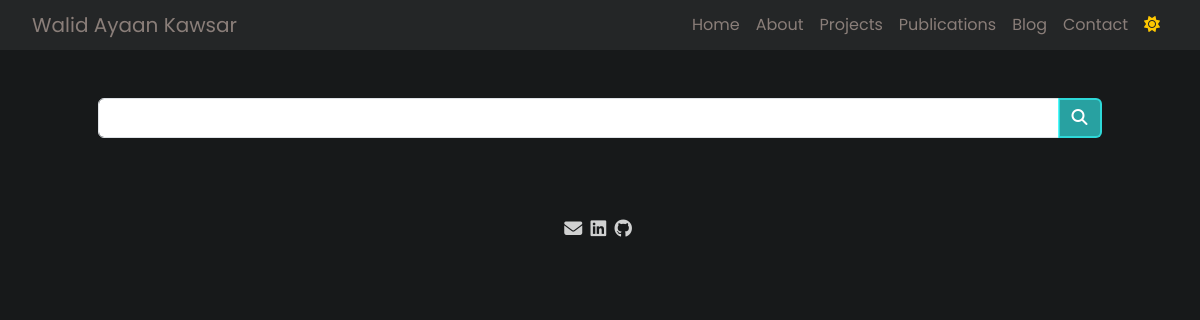
Before: /blog/ with the older database file.
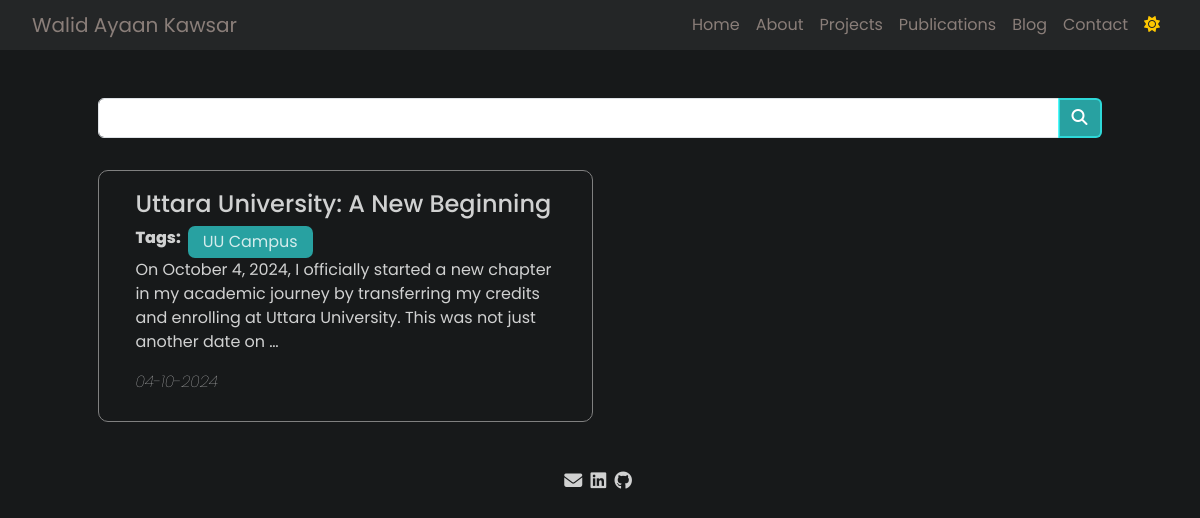
After: the same page with the newer database file.
### main/models.py (models this page shows)
class Blog(models.Model):
    name = models.CharField(max_length=100, blank=True, null=True)
    picture = models.ImageField(upload_to='picture of blog/', blank=True, null=True)
    tag = models.ManyToManyField(Tags, related_name="blog", blank=True)
    date = models.DateField(blank=True, null=True)
    description = models.TextField(blank=True, null=True)

class Tags(models.Model):
    Tag_name = models.CharField(max_length=100, unique=True, blank=True, null=True)

### main/views.py (the view)
# urls.py: 2. Add a URL to urlpatterns:  path('blog/', include('blog.urls'))
def blog(request):
    links = Contact.objects.first()
    posts = Blog.objects.all()
    return render(request, 'pages/blog.html', {'posts': posts, 'link': links})

### templates/pages/blog.html (shortened to what this page needs)
{% load static %}
<!DOCTYPE html>
<html lang="en">
<head>
    <link href="https://cdn.jsdelivr.net/npm/bootstrap@5.3.2/dist/css/bootstrap.min.css" rel="stylesheet"
>
    <link rel="stylesheet" href="https://cdnjs.cloudflare.com/ajax/libs/font-awesome/6.4.2/css/all.min.css"
 />
    <link rel="stylesheet" href="{% static "css/all.css" %}">
    <link rel="stylesheet" href="{% static "css/blog.css" %}">
</head>
<body id="body" class="dark-mode">
    <nav class="navbar navbar-expand-lg">
        <div class="">
            <a class="navbar-brand" href="../index">Walid Ayaan Kawsar</a>
        </div>
        <div class="collapse navbar-collapse" id="navbarNav">
            <ul class="navbar-nav ms-auto">
                <li class="nav-item">
                    <a class="nav-link" href="{% url 'home' %}">Home</a>
                </li>
                <li class="nav-item">
                    <a class="nav-link" href="{% url 'about' %}">About</a>
                </li>
                <li class="nav-item">
                    <a class="nav-link" href="{% url 'project' %}">Projects</a>
                </li>
                <li class="nav-item">
                    <a class="nav-link" href="{% url 'publications' %}">Publications</a>
                </li>
                <li class="nav-item">
                    <a class="nav-link" href="{% url 'blog' %}">Blog</a>
                </li>
                <li class="nav-item">
                    <a class="nav-link" href="{% url 'contact' %}">Contact</a>
                </li>
                <li>
                    <button class="nav-link" id="toggle-mode"><i class="fa-solid fa-sun"
                            style="color: #ffc800;"></i></button>
                </li>
            </ul>
        </div>
    </nav>
    <section>
        <div id="blog-container">
            <form method="get" action="{% url 'search' %}">
                <div class="input-group">
                    <input type="text" name="q" class="form-control" placeholder="Search this blog" value="{{ request.GET.q }}">
                    <div class="input-group-append">
                        <button class="btn btn-primary" type="submit" id="search-btn">
                            <i class="fa fa-search"></i>
                        </button>
                    </div>
                </div>
            </form>
            <div id="posts-container">
                {% for post in posts %}
                <a href="{% url 'blogdetails' post.id %}" class="post">
                    <button type="submit">
                        <h4>{{ post.name }}</h4>
                        <div class="tags-container">
                            <span style="font-weight: 800;">Tags: </span>
                            {% for tag in post.tag.all %}
                                <span class="tag">{{ tag.Tag_name }}</span>
                            {% endfor %}
                        </div>
                        <p>{{ post.description|truncatewords:30 }}</p>
                        <p class="blog-date fst-italic fw-lighter">{{ post.date|date:"d-m-Y" }}</p>
                    </button>
                </a>
                {% endfor %}
            </div>
        </div>
    </section>
    <footer>
        <a href="mailto: {{ link.mail }}"><i class="fa-solid fa-envelope"></i></a>
        <a href="{{ link.linkedin }}"><i class="fa-brands fa-linkedin"></i></a>
        <a href="{{ link.github }}"><i class="fa-brands fa-github"></i></a>
    </footer>
</body>
</html>

Changed rows visible on the page:
added Blog: name "Uttara University: A New Beginning", description "On October 4, 2024, I officially started a new chapter in my academic journey by transferring my credits and enrolling at Uttara University. This was not just another date on …", date "04-10-2024"
added Tags: Tag_name "UU Campus"
